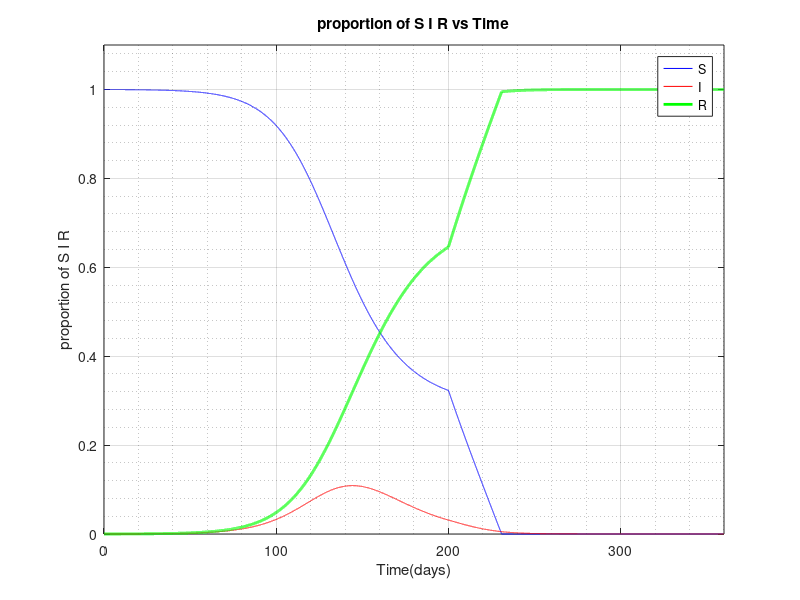

Write MATLAB code to recreate this figure.
%SIR model with vaccine and delay of it
%This model studies the grouth of an infection
%dependent on the variable I, the parameter S and R.
%with the help of a vaccine to stop the epidemic


%% Set Parameters
I0 = 1e-4; % portion of infected people
a = 0.14; % coefficient in days^-1 (speed of the infection)
b = 0.08; % coefficient in days^-1 (speed of recovery)
R0 = a/b;

tDelay = 200; %delay of the vaccine
dv = 0.01; % vaccination rate in proportion of population per day dv/dt
tmax = 360; % number of days to plot
dt = 0.01; %size of time steps in days
Imax = 1.1;%Max number of the graph (ordinata max), 
%because i want to plot  certain range

plotCase = 4; %the graph to plot 1=S, 2=I, 3=R, 4=All;


%% Initialize Vectors
t = 0:dt:tmax; % vettore di tempo
Nt = length(t); % number of time steps
S = zeros(1,Nt); %initialize the vector of supsectable people
I = zeros(1,Nt); % initialize the vector of infections that i will plot in the graph,with zeros
R = zeros(1,Nt); % initialize the removed vector
I(1) = I0; % first element of the vector infected initialized
S(1) = 1-I0; %first element of the vector supsectable initialized


%% calculations

for i = 1:Nt-1
    
    S(i) = 1-I(i)-R(i); %total susceptible people in this day
    
    dI = a*I(i)*S(i) -b*I(i);  % rate of change per day of infection(dI = dI/dt)
    
    I(i+1) = I(i) + dI*dt;  %total infected people in the day
    
    if S(i) > 0 && t(i) >= tDelay %if not all are vaccinated
        dR = b*I(i) + dv;  %rate of change per day of recovery
    else %if all are vaccinated
        dR = b*I(i);
    end
    R(i+1) = R(i) + dR*dt; %total removed people in the day
end
S(Nt) = 1 - I(Nt) - R(Nt);

%% Plots

switch plotCase
    case 1
        plot(t, S, '-b', 'LineWidth', 2)
        axis([0 tmax 0 Imax])
        grid on
        grid minor
        xlabel('Time(days)')
        ylabel('proportion of susceptible')
        title('proportion of susceptible vs time')
        
        
    case 2
        
        plot(t,I, '-r', 'LineWidth', 2)
        axis([0 tmax 0 Imax])
        grid on
        grid minor
        xlabel('Time(days)')
        ylabel('proportion of infected')
        title('proportion of infection vs Time')
        
    case 3
        plot(t,R, '-g', 'LineWidth', 2)
        axis([0 tmax 0 Imax])
        grid on
        grid minor
        xlabel('Time(days)')
        ylabel('proportion of Removed')
        title('proportion of Removed vs Time')
        
        
    case 4
        
        plot(t,S,'-b',...
            t,I, '-r',...
            t,R,'-g','LineWidth', 2)
        axis([0 tmax 0 Imax])
        grid on
        grid minor
        xlabel('Time(days)')
        ylabel('proportion of S I R')
        title('proportion of S I R vs Time')
        legend('S','I','R')
        
end
